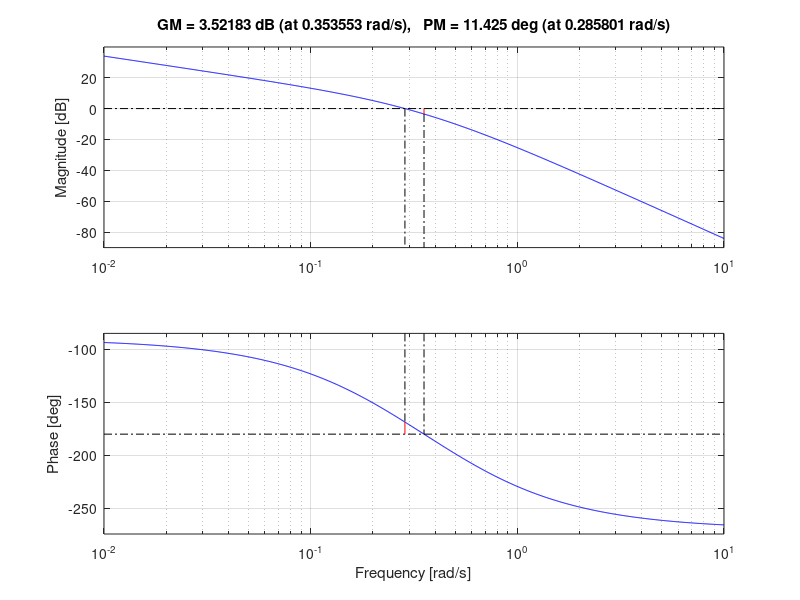

Here is the MATLAB script that generated this plot:
Ti= 10; % szabalyozo idoallandoja 
W0 = tf(5, conv([2 1], conv([4 1], [10 0])));
[Gm, Pm, ~, Wcp] = margin(W0);
wc1= Wcp;% vagasi frekvencia ha Ap=1 

phit1= Pm; % fazistartalek, ha Ap=1 
margin(W0);

wc1 = 0.129; %leolvasva, és korrigálva a toleranciának megfelelően

Ap= sqrt(4*wc1^2+1)*sqrt(4*wc1^2+1)*Ti*wc1/5; % szabalyozo erositese
WPI= tf(conv(Ap, [Ti 1]), conv(Ti, [1 0]));% folytonos szabalyozo atviteli fuggvenye (tf objektum), Ap, Ti alapjan 
DPI= c2d(WPI, Ti, 'zoh');% diszkret szabalyozo atviteli fuggvenye (tf objektum), WPI alapjan

a1= -1;% u(k-1) egyutthatoja a szabalyozo differenciaegyenleteben, DPI-bol 
a2= 0;% u(k-2) egyutthatoja a szabalyozo differenciaegyenleteben, DPI-bol 
b0= 0.2752;% e(k) egyutthatoja a szabalyozo differenciaegyenleteben, DPI-bol 
b1= 0;% e(k-1) egyutthatoja a szabalyozo differenciaegyenleteben, DPI-bol 
b2= 0;% e(k-2) egyutthatoja a szabalyozo differenciaegyenleteben, DPI-bol